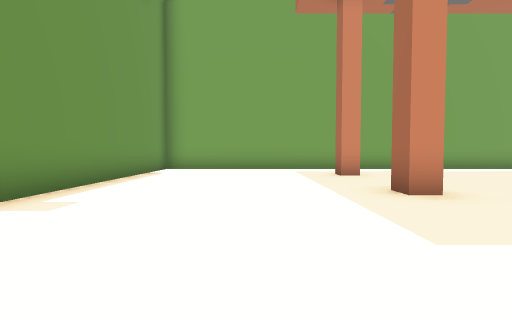
[1] (above)

23 first-person views from a walk through a Godot game level. The camera is 1.3 m above the floor, tilts 2° down and sees 90° across. The floor is counted in squares, 2 m on a side. Each view is taken from the middle of a square. On the plan, view 1 faces up. The plan holds only what a view shows up to about 9 squares ahead; the rest is blank. The place goes on beyond the plan.

[2]
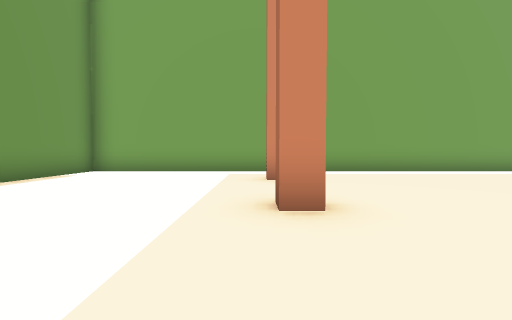

[3]
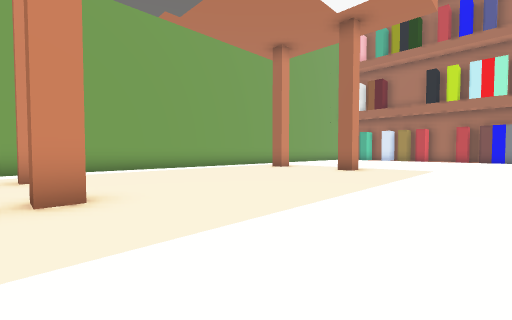

[4]
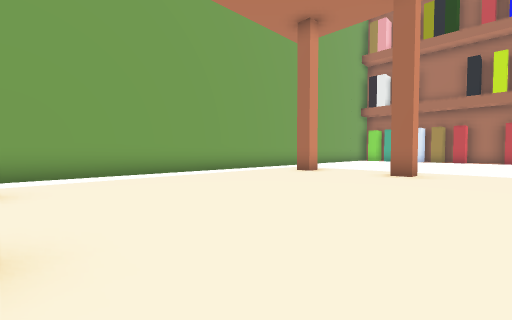

[5]
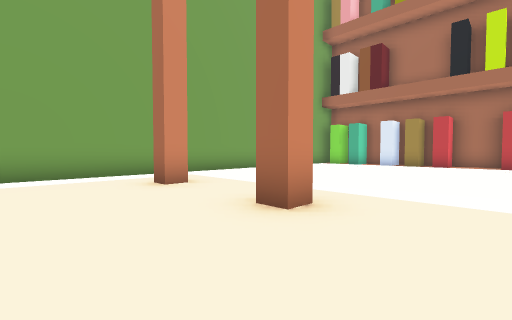

[6]
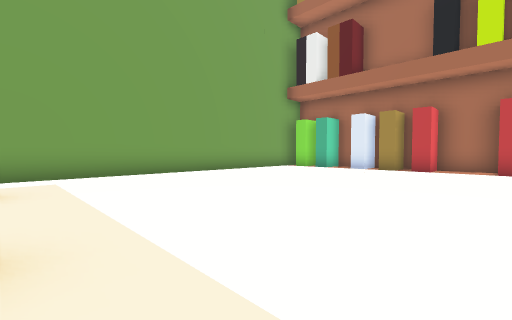

[7]
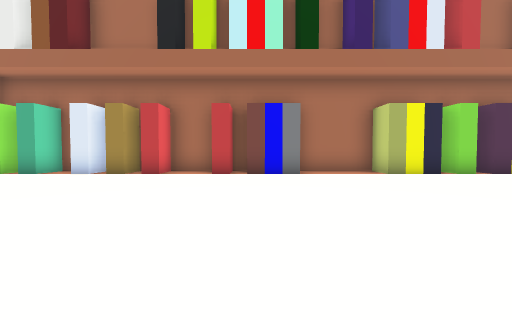

[8]
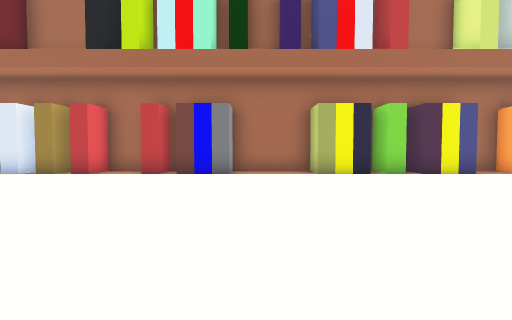

[9]
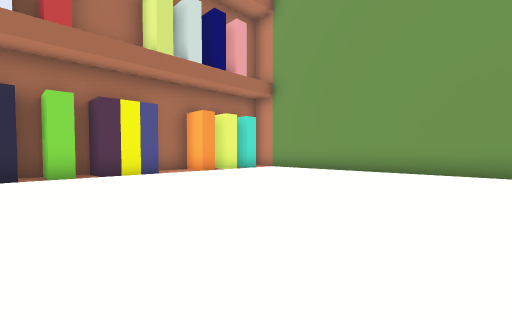

[10]
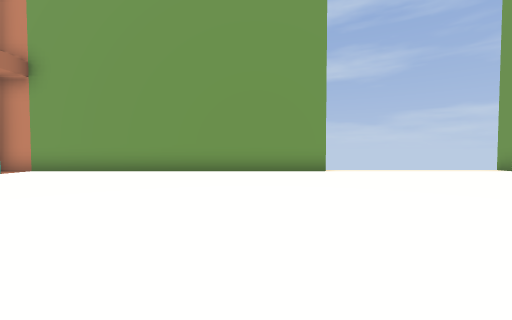

[11]
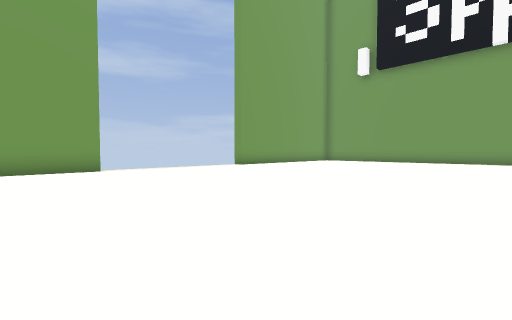

[12]
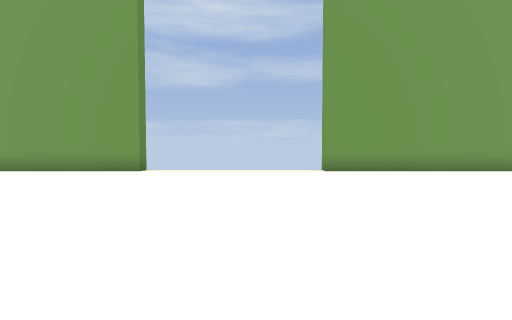

[13]
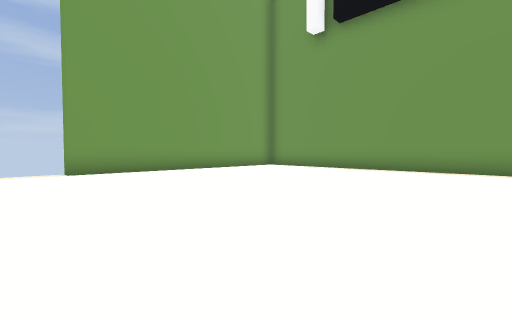

[14]
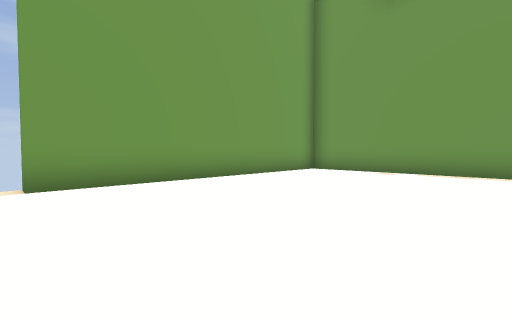

[15]
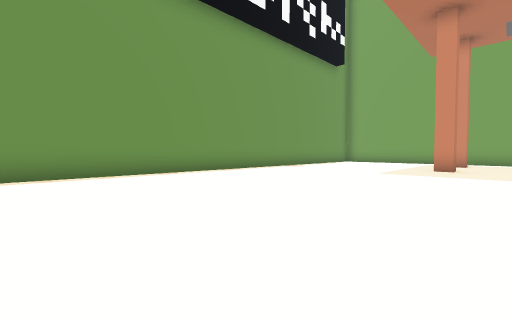

[16]
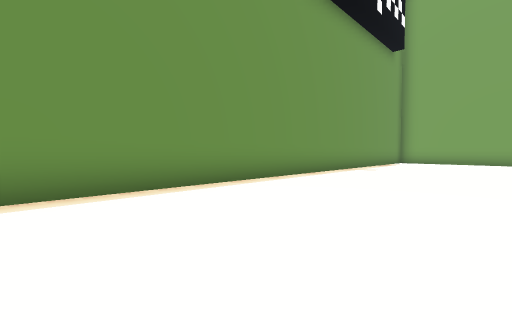

[17]
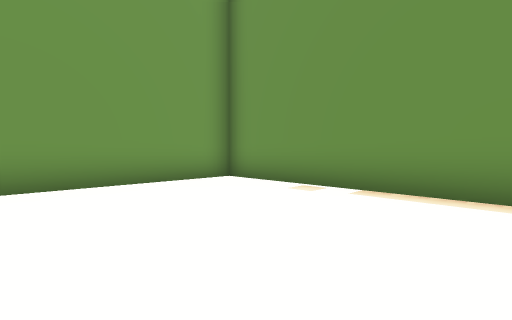

[18]
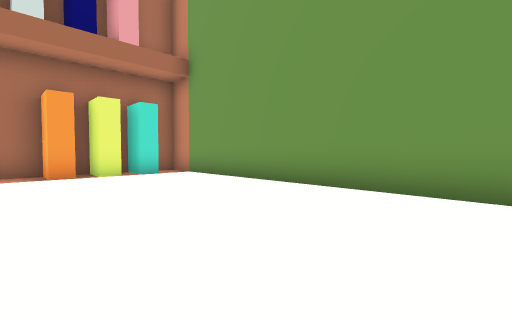

[19]
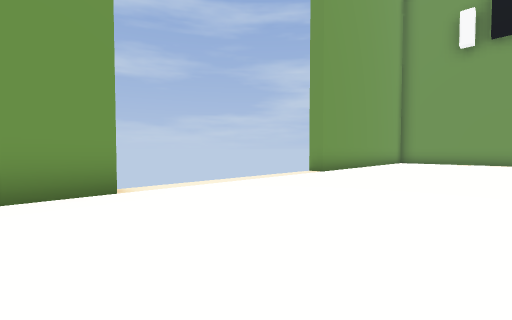

[20]
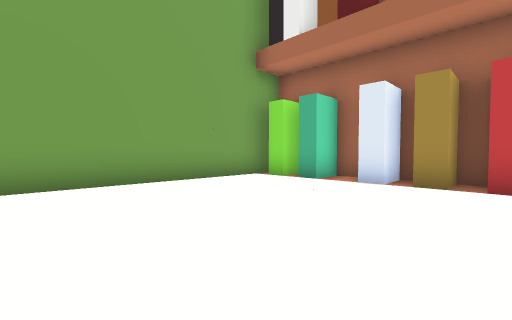

[21]
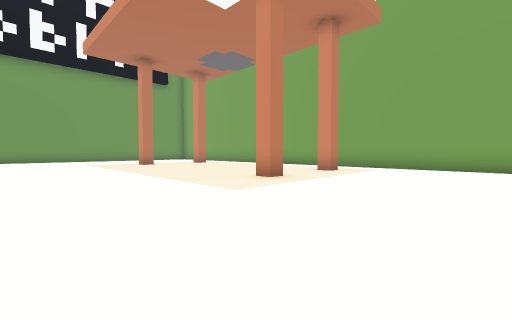

[22]
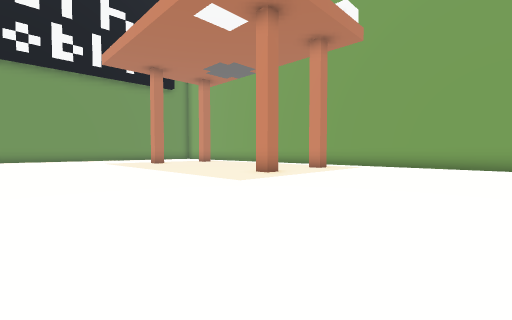

[23]
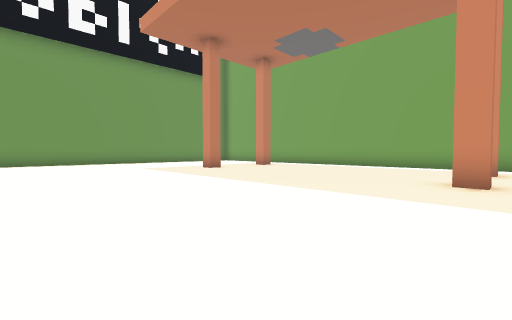

### Floor plan
Points are (right, up) in squares from view 1. A wall is a line through its corners. A room is listed if a view was taken in it or the views show most of it. See-through windows are left out.
Room 1 (views 1, 2, 3, 4, 5, 6, 7, 8, 9, 10, 11, 12, 13, 14, 15, 16, 17, 18, 19, 20, 21, 22, 23)
walls: (10.8, 4.4) (10.8, 3.7) (10.3, 3.7) (10.3, 4.2); (2.8, 4.2) (2.8, 3.7) (2.3, 3.7) (2.3, 4.2); (10.8, 7.2) (10.8, 6.7) (10.3, 6.7) (10.3, 7.2); (2.9, 6.7) (2.3, 6.7) (2.3, 7.2); (10.7, -12.8) (10.7, -12.2) (21.2, -12.2) (21.2, -11.6); (20.2, -4.4) (20.2, -2.8) (21.2, -2.8) (21.2, -0.3) (20.2, -0.3) (20.2, 1.2); (20.2, -5.4) (20.2, -4.8) (21.2, -4.8) (21.2, -4.2); (20.2, -7.4) (20.2, -5.8) (21.2, -5.8) (21.2, -5.4); (21.2, 1.2) (21.2, 1.7) (20.2, 1.7) (20.2, 2.2); (21.2, 2.2) (21.2, 3.7) (20.2, 3.7) (20.2, 4.2); (20.2, -9.4) (20.2, -8.8) (21.2, -8.8) (21.2, -7.6); (21.2, 4.2) (21.2, 4.7) (20.2, 4.7) (20.2, 5.2); (20.2, -10.4) (20.2, -9.8) (21.2, -9.8) (21.2, -9.4); (21.4, 5.7) (20.2, 5.7) (20.2, 6.2); (20.2, -11.4) (20.2, -10.8) (21.2, -10.8); (21.2, 6.6) (21.2, 7.2) (20.2, 7.2) (20.2, 7.8); (21, 8.2) (20.2, 8.2) (20.2, 8.8); (20.9, 9.2) (-3.2, 9.2) (-3.2, -12.2) (4.7, -12.2) (4.7, -12.8)
ways out: gap at (11, -13)

Where each view was taken, in squares from view 1:
view 1: 0 up, 0 right, facing up
view 2: 1 up, 2 right, facing up
view 3: 0 up, 2 right, facing up-right
view 4: 2 up, 3 right, facing up-right
view 5: 2 up, 8 right, facing up-right
view 6: 2 up, 11 right, facing up-right
view 7: 1 up, 13 right, facing right
view 8: 1 down, 13 right, facing right
view 9: 4 down, 13 right, facing down-right
view 10: 4 down, 13 right, facing down
view 11: 3 down, 13 right, facing down-left
view 12: 4 down, 7 right, facing down
view 13: 4 down, 6 right, facing down-left
view 14: 7 down, 5 right, facing down-left
view 15: 6 down, 4 right, facing up-left
view 16: 6 down, 1 right, facing up-left
view 17: 7 down, 1 right, facing down-left
view 18: 8 down, 13 right, facing down-right
view 19: 8 down, 12 right, facing down-left
view 20: 4 up, 15 right, facing up-right
view 21: 1 down, 15 right, facing up-left
view 22: 2 down, 16 right, facing up-left
view 23: 2 down, 11 right, facing up-left
